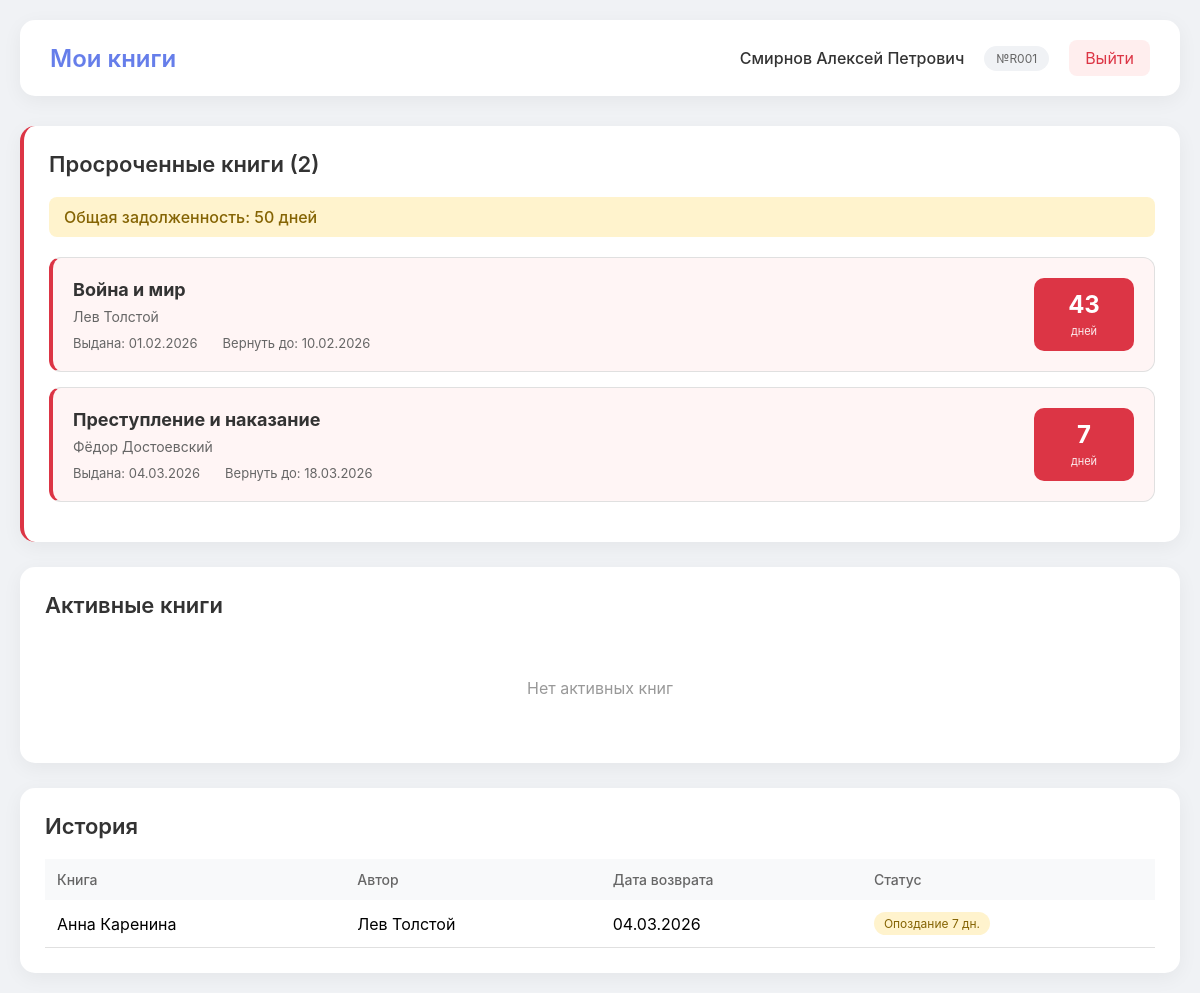
The app's page /reader/ (signed in), older data.
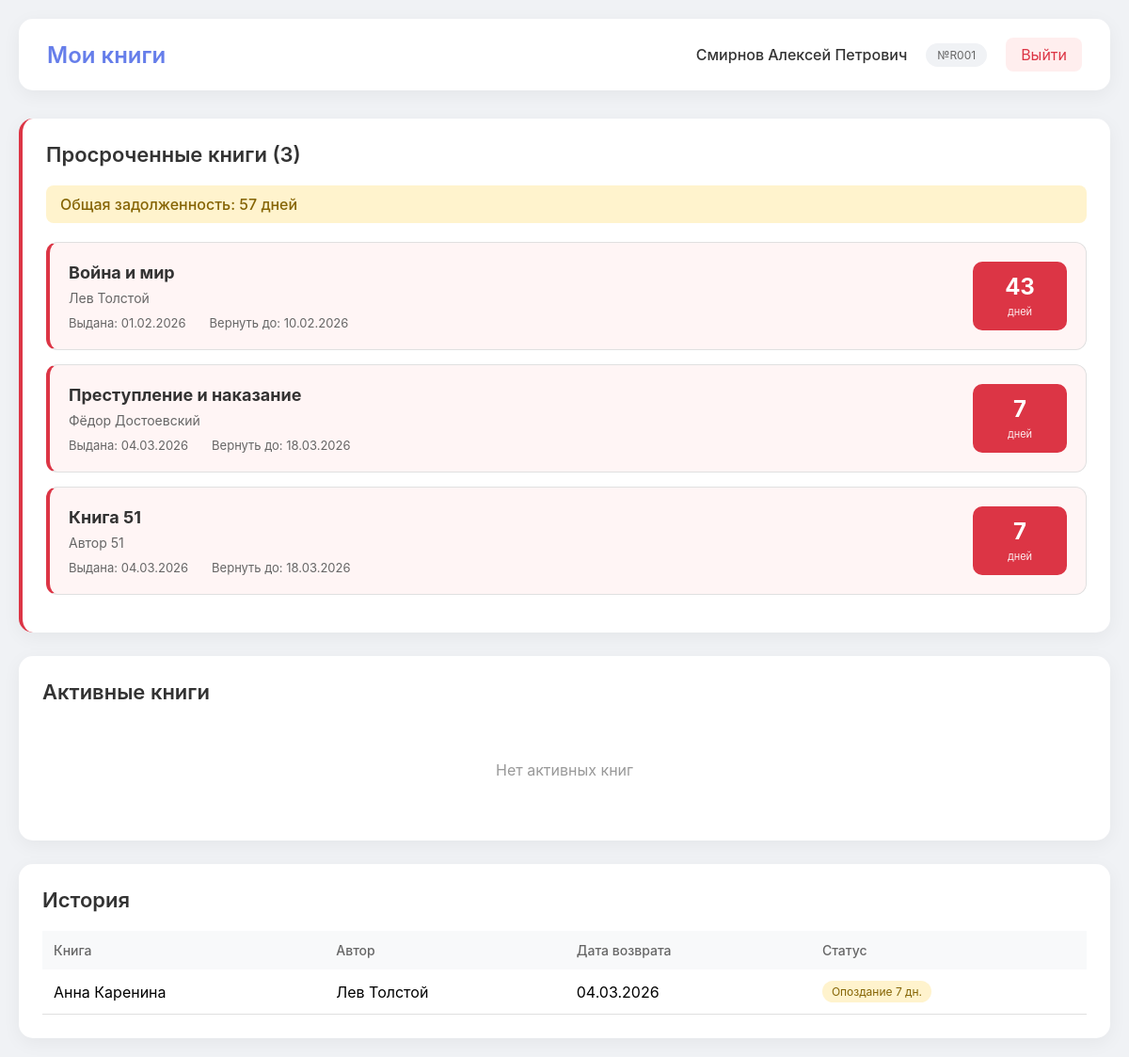
The same page, newer data.
### library/models.py (models this page shows, shortened)
class Loan(models.Model):
    reader = models.ForeignKey(Reader, on_delete=models.CASCADE)
    book = models.ForeignKey(Book, on_delete=models.CASCADE)
    issue_date = models.DateField()
    due_date = models.DateField()
    return_date = models.DateField(null=True, blank=True)
    @property
    def days_overdue(self):
        today = timezone.now().date()
        if self.return_date:
            delta = (self.return_date - self.due_date).days
        else:
            delta = (today - self.due_date).days
        return max(delta, 0)

class Book(models.Model):
    book_code = models.CharField(max_length=50, primary_key=True)
    title = models.CharField(max_length=255)
    author = models.CharField(max_length=255)
    year = models.IntegerField()
    udk = models.CharField(max_length=50)

### library/views.py (the view)
# urls.py: path("reader/", views.reader_dashboard, name="reader_dashboard"),
@login_required
def reader_dashboard(request):
    try:
        reader = Reader.objects.get(user=request.user)
    except Exception:
        try:
            reader = Reader.objects.get(reader_id=request.user.username)
        except Exception:
            reader = None
    if not reader:
        return render(
            request,
            "reader_dashboard.html",
            {"reader": None, "active_loans": [], "overdue_loans": [], "history_loans": [], "total_debt": 0},
        )
    today = timezone.now().date()
    active_loans = Loan.objects.filter(
        reader=reader,
        return_date__isnull=True,
        due_date__gte=today
    ).select_related("book").order_by("due_date")
    overdue_loans = Loan.objects.filter(
        reader=reader,
        return_date__isnull=True,
        due_date__lt=today
    ).select_related("book").order_by("due_date")
    history_loans = Loan.objects.filter(
        reader=reader,
        return_date__isnull=False
    ).select_related("book").order_by("-return_date")
    total_debt = sum(l.days_overdue for l in overdue_loans)
    history_loans = Loan.objects.filter(reader=reader, return_date__isnull=False).select_related("book").order_by("-return_date")
    total_debt = sum(l.days_overdue for l in overdue_loans)
    context = {
        "reader": reader,
        "active_loans": active_loans,
        "overdue_loans": overdue_loans,
        "history_loans": history_loans,
        "total_debt": total_debt,
    }
    return render(request, "reader_dashboard.html", context)

### library/templates/reader_dashboard.html (shortened to what this page needs)
<!DOCTYPE html>
<html lang="ru">
<head>
    {% load static %}
</head>
<body>
    <div class="dashboard">
        <div class="header">
            <div class="logo">
                <span>Мои книги</span>
            </div>
            <div class="user-info">
                {% if reader %}
                <span class="reader-name">{{ reader.fio }}</span>
                <span class="reader-id">№{{ reader.reader_id }}</span>
                {% endif %}
                <a href="{% url 'logout' %}" class="logout-btn">Выйти</a>
            </div>
        </div>
        {% if overdue_loans %}
        <div class="warning-section">
            <h2 class="section-title">Просроченные книги ({{ overdue_loans|length }})</h2>
            <div class="total-debt">Общая задолженность: {{ total_debt }} дней</div>
            {% for loan in overdue_loans %}
            <div class="book-card overdue">
                <div class="book-info">
                    <h3>{{ loan.book.title }}</h3>
                    <p class="book-author">{{ loan.book.author }}</p>
                    <div class="book-dates">
                        <span>Выдана: {{ loan.issue_date|date:"d.m.Y" }}</span>
                        <span>Вернуть до: {{ loan.due_date|date:"d.m.Y" }}</span>
                    </div>
                </div>
                <div class="overdue-badge">
                    <span class="days">{{ loan.days_overdue }}</span>
                    <span class="label">дней</span>
                </div>
            </div>
            {% endfor %}
        </div>
        {% endif %}
        <div class="books-section">
            <h2 class="section-title">Активные книги</h2>
            {% if active_loans %}
                {% for loan in active_loans %}
                <div class="book-card active">
                    <div class="book-info">
                        <h3>{{ loan.book.title }}</h3>
                        <p class="book-author">{{ loan.book.author }}</p>
                        <div class="book-dates">
                            <span>Выдана: {{ loan.issue_date|date:"d.m.Y" }}</span>
                            <span>Вернуть до: {{ loan.due_date|date:"d.m.Y" }}</span>
                        </div>
                    </div>
                    <div class="status-badge">В срок</div>
                </div>
                {% endfor %}
            {% else %}
                <p class="no-data">Нет активных книг</p>
            {% endif %}
        </div>
        <div class="history-section">
            <h2 class="section-title">История</h2>
            {% if history_loans %}
            <table class="history-table">
                <thead>
                    <tr>
                        <th>Книга</th>
                        <th>Автор</th>
                        <th>Дата возврата</th>
                        <th>Статус</th>
                    </tr>
                </thead>
                <tbody>
                {% for loan in history_loans %}
                    <tr>
                        <td>{{ loan.book.title }}</td>
                        <td>{{ loan.book.author }}</td>
                        <td>{{ loan.return_date|date:"d.m.Y" }}</td>
                        <td>
                            {% if loan.return_date <= loan.due_date %}
                            <span class="badge-success">Вовремя</span>
                            {% else %}
                            <span class="badge-warning">Опоздание {{ loan.days_overdue }} дн.</span>
                            {% endif %}
                        </td>
                    </tr>
                {% endfor %}
                </tbody>
            </table>
            {% else %}
                <p class="no-data">История пуста</p>
            {% endif %}
        </div>
    </div>
</body>
</html>

Row changes from the older to the newer data that the page shows:
added Loan: book "Книга 51", book.author "Автор 51", issue_date "04.03.2026", due_date "18.03.2026", days_overdue "7", shown under "Просроченные книги (3)"
Text that changed along with them:
{{ overdue_loans|length }}: "2" → "3"
{{ total_debt }}: "50" → "57"
